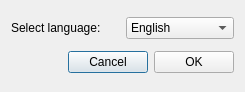
<?xml version="1.0" encoding="UTF-8"?>
<ui version="4.0">
 <class>ChangeLanguageDialog</class>
 <widget class="QDialog" name="ChangeLanguageDialog">
  <property name="geometry">
   <rect>
    <x>0</x>
    <y>0</y>
    <width>245</width>
    <height>92</height>
   </rect>
  </property>
  <property name="windowTitle">
   <string>Change language</string>
  </property>
  <layout class="QVBoxLayout" name="verticalLayout">
   <item>
    <layout class="QHBoxLayout" name="horizontalLayout">
     <item>
      <widget class="QLabel" name="label">
       <property name="text">
        <string>Select language:</string>
       </property>
      </widget>
     </item>
     <item>
      <widget class="QComboBox" name="ChangeLangComboBox">
       <item>
        <property name="text">
         <string>English</string>
        </property>
       </item>
       <item>
        <property name="text">
         <string>Russian</string>
        </property>
       </item>
       <item>
        <property name="text">
         <string>Belarusian</string>
        </property>
       </item>
      </widget>
     </item>
    </layout>
   </item>
   <item>
    <layout class="QHBoxLayout" name="horizontalLayout_2">
     <item>
      <spacer name="horizontalSpacer">
       <property name="orientation">
        <enum>Qt::Horizontal</enum>
       </property>
       <property name="sizeHint" stdset="0">
        <size>
         <width>40</width>
         <height>20</height>
        </size>
       </property>
      </spacer>
     </item>
     <item>
      <widget class="QPushButton" name="m_cancelButton">
       <property name="text">
        <string>Cancel</string>
       </property>
      </widget>
     </item>
     <item>
      <widget class="QPushButton" name="m_okButton">
       <property name="text">
        <string>OK</string>
       </property>
      </widget>
     </item>
    </layout>
   </item>
  </layout>
 </widget>
 <resources/>
 <connections>
  <connection>
   <sender>m_okButton</sender>
   <signal>clicked()</signal>
   <receiver>ChangeLanguageDialog</receiver>
   <slot>accept()</slot>
   <hints>
    <hint type="sourcelabel">
     <x>500</x>
     <y>62</y>
    </hint>
    <hint type="destinationlabel">
     <x>276</x>
     <y>44</y>
    </hint>
   </hints>
  </connection>
  <connection>
   <sender>m_cancelButton</sender>
   <signal>clicked()</signal>
   <receiver>ChangeLanguageDialog</receiver>
   <slot>reject()</slot>
   <hints>
    <hint type="sourcelabel">
     <x>417</x>
     <y>62</y>
    </hint>
    <hint type="destinationlabel">
     <x>276</x>
     <y>44</y>
    </hint>
   </hints>
  </connection>
 </connections>
</ui>
